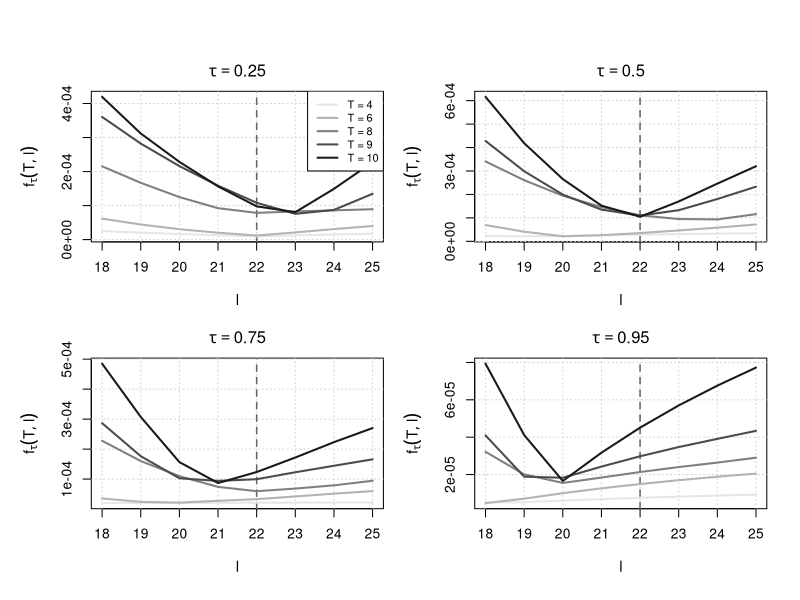

Write R code to recreate this figure.
# ---------------------------------------------------------------------------
# Figure 2 — Quantile-Based Peak Estimation with Shifted Laplace Noise
# Author: Said Maanan
# ---------------------------------------------------------------------------


# ----------------- Distribution & Noise Utilities --------------------------

rlaplace <- function(n, location = 0, scale = 1) {
  u <- runif(n, -0.5, 0.5)
  location - scale * sign(u) * log(1 - 2 * abs(u))
}

qlaplace <- function(tau, scale = 1) {
  if (tau < 0.5) {
    scale * log(2 * tau)
  } else {
    -scale * log(2 * (1 - tau))
  }
}

shifted_laplace <- function(n, tau, scale = 1) {
  rlaplace(n, scale = scale) - qlaplace(tau, scale)
}


# ----------------- Model Estimation Core --------------------------

quantile_loss <- function(u, tau) {
  u * (tau - (u < 0))
}

med_weighted_tau <- function(I, l, s, tau) {
  T <- length(I)
  
  x <- I * exp(((1:T) - l)^2 / s^2)
  w <- exp(-((1:T) - l)^2 / s^2)
  
  o <- order(x)
  
  k <- min(which(cumsum(w[o]) >= tau * sum(w)))
  
  x[o][k]
}

compute_a <- function(I, l, s, tau) {
  med_weighted_tau(I, l, s, tau)
}

objective_function <- function(I, a, l, s, tau) {
  t <- seq_along(I)
  
  fitted <- a * exp(-((t - l)^2) / s^2)
  
  mean(quantile_loss(I - fitted, tau))
}

search_best_s <- function(I, l, tau) {
  optimize(
    function(s)
      objective_function(
        I,
        compute_a(I, l, s, tau),
        l,
        s,
        tau
      ),
    interval = c(1, 20),
    tol = 1e-4
  )$minimum
}


# ----------------- Simulation Wrapper --------------------------

simulate_shifted_laplace_objective <- function(
    T, A, L, S, tau, snr, seed = NULL) {
  
  if (!is.null(seed)) {
    set.seed(seed)
  }
  
  # Signal
  signal <- A * exp(-((1:T) - L)^2 / S^2)
  
  # Laplace variance = 2 b^2
  #
  # SNR = A / sqrt(Var(e))
  #
  # Therefore:
  # b = A / (sqrt(2) * SNR)
  
  b <- A / (sqrt(2) * snr)
  
  # Shifted symmetric Laplace noise
  noise <- shifted_laplace(
    T,
    tau = tau,
    scale = b
  )
  
  # Observations
  I <- signal + noise
  
  # Candidate peak locations
  l_grid <- 18:25
  
  data.frame(
    l = l_grid,
    loss = sapply(l_grid, function(l) {
      
      s <- search_best_s(I, l, tau)
      
      a <- compute_a(I, l, s, tau)
      
      objective_function(
        I,
        a,
        l,
        s,
        tau
      )
    }),
    T = T,
    tau = tau
  )
}


# ----------------- Main Execution Loop --------------------------

A_true <- 1
L_true <- 22
S_true <- 10

snr <- 1000

seed <- 280

T_vals <- c(4, 6, 8, 9, 10)

tau_vals <- c(0.25, 0.5, 0.75, 0.95)


results_all <- do.call(
  rbind,
  lapply(tau_vals, function(tau_val) {
    
    do.call(
      rbind,
      lapply(T_vals, function(T) {
        
        simulate_shifted_laplace_objective(
          T = T,
          A = A_true,
          L = L_true,
          S = S_true,
          tau = tau_val,
          snr = snr,
          seed = seed
        )
        
      })
    )
    
  })
)

# ----------------- Plotting: Four Panels, One per tau --------------------------

plot_shifted_all_tau <- function(results_all, L_true) {
  
  Ts <- sort(unique(results_all$T))
  taus <- sort(unique(results_all$tau))
  
  # Grey shades for the different T values, lightest to darkest
  greys <- grey(seq(0.9, 0.1, length.out = length(Ts)))
  
  # 2 x 2 layout: tau subplots side by side
  pdf(
    file = "figure2_shifted_laplace_all_tau_T.pdf",
    width = 8,
    height = 6
  )

  old_par <- par(
    mfrow = c(2, 2),
    mar = c(4.5, 4.5, 2.5, 1),
    oma = c(1, 1, 3, 1)
  )
  
  on.exit({
    par(old_par)
    dev.off()
  })
  
  
  for (tau_val in taus) {
    
    df_tau <- subset(
      results_all,
      tau == tau_val
    )
    
    # Common x-range
    x_range <- range(df_tau$l)
    
    # Common y-range within this tau panel
    y_range <- range(df_tau$loss)
    
    plot(
      NA,
      xlim = x_range,
      ylim = y_range,
      xlab = expression(l),
      ylab = expression(f[tau](T,l)),
      main = bquote(tau == .(tau_val)),
      cex.lab = 1.1,
      cex.main = 1.2
    )
    
    # Grid
    grid()
    
    # True peak location
    abline(
      v = L_true,
      col = "gray40",
      lty = 2,
      lwd = 1.5
    )
    
    # Plot one curve for each T, lightest grey -> darkest grey
    for (k in seq_along(Ts)) {
      
      T_val <- Ts[k]
      
      df_T <- subset(
        df_tau,
        T == T_val
      )
      
      lines(
        df_T$l,
        df_T$loss,
        col = greys[k],
        lwd = 2
      )
    }
    
    # Legend in the first panel only
    if (tau_val == taus[1]) {
      
      legend(
        "topright",
        legend = paste("T =", Ts),
        col = greys,
        lwd = 2,
        cex = 0.8,
        bty = "o",
        bg = "white"
      )
    }
  }
}


# ----------------- Generate Figure --------------------------

plot_shifted_all_tau(
  results_all,
  L_true
)

cat(
  "Figure 2 saved to figure2_shifted_laplace_all_tau_T.pdf\n"
)
